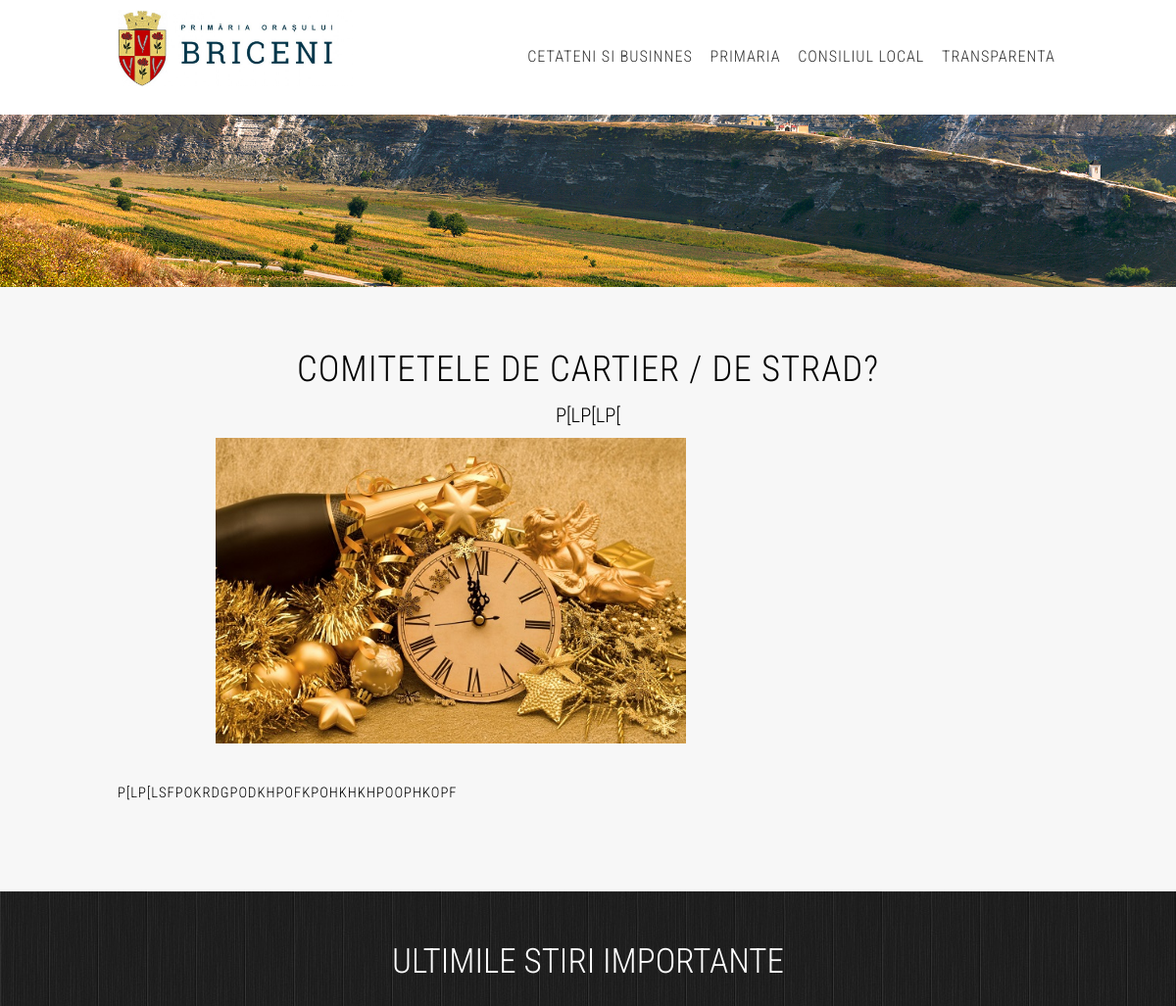
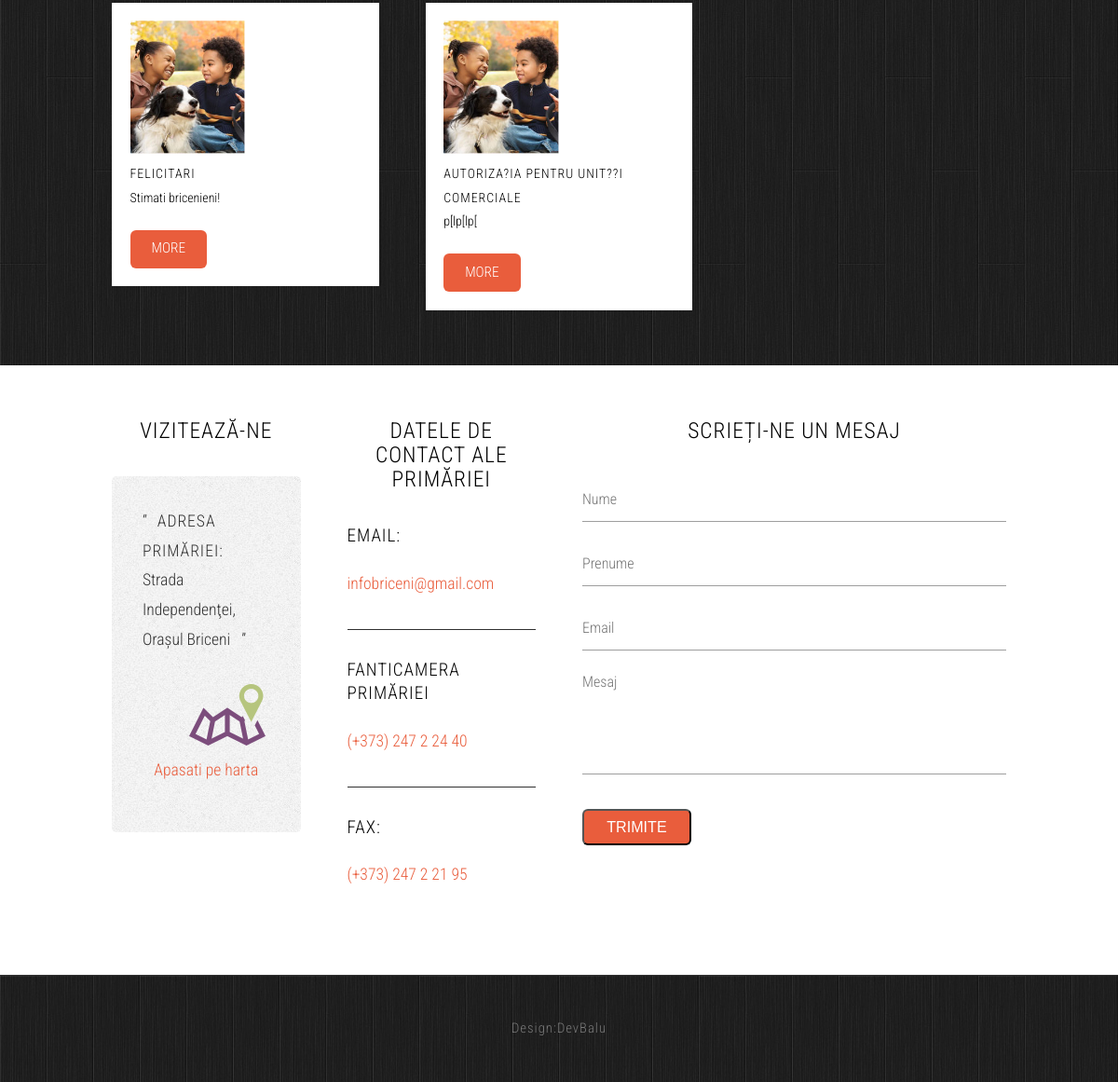
Screenshot of /post.php?id=5 with the database file from the repository (2 pictures, top to bottom).
### tables this page shows
CREATE TABLE `groups` (
  `id` int(11) NOT NULL,
  `name` varchar(255) NOT NULL,
  `thumbnail` blob NOT NULL
);

CREATE TABLE `posts` (
  `id` int(11) NOT NULL,
  `id_group` int(11) NOT NULL,
  `id_category` int(11) NOT NULL,
  `image_url` varchar(255) NOT NULL,
  `title` varchar(255) NOT NULL,
  `subtitle` varchar(255) NOT NULL,
  `content` text NOT NULL,
  `file_attach_url` varchar(255) NOT NULL,
  `created` int(11) NOT NULL,
  `updated` int(11) NOT NULL,
  `important` tinyint(1) DEFAULT NULL
);

### post.php (the view, shortened to what this page needs)
<?php
	include "php/connect.php";
	if (!empty($_GET['id'])) {
		$id = $_GET['id'];
		$result = mysqli_query($con, "SELECT p.* FROM posts p WHERE p.id = '$id'");
	}else{
		header('Location: /pb/index.php');
	}
	$post = $result->fetch_object();
 ?>
<!DOCTYPE HTML>
<html>
	<head>
		<?php include"components/head.php";?>
	</head>
	<body class="no-sidebar">
		<?php include "components/navbar.php"; ?>
		<div id="banner2">
		</div>
		<div id="page">
			<div id="main" class="container">
				<div class="row">
					<div class="12u">
						<section>
							<header>
								<h2 style="text-align:center; line-height: 50px;"><?php print $post->title; ?></h2>
								<span class="byline" style="text-align:center;"><?php print $post->subtitle; ?></span>
								<img src="post_images/orange.jpg" style="width: 50%; margin-left:100px;">
							</header>
							<h3><?php print $post->content; ?></h3>
						</section>
					</div>
				</div>
			</div>
		</div>
		<div id="featured">
			<div class="container">
				<p style="text-align:center; color:#fff; font-size:35px;">ULTIMILE STIRI IMPORTANTE</p>
				<div class="row">
				<?php
						$resultimp = mysqli_query($con, "
							SELECT p.* FROM posts p
							WHERE important = 1
							ORDER BY id DESC
							LIMIT 3
							");
						if ($resultimp) {
							while ($row = $resultimp->fetch_object()) {
								print '
									<section class="4u">
										<div class="box">
											<a href="/pb/post.php?id=' . $row->id .'">
												<img src="images/children.jpg" width="50%">
											</a>
											<h3>'.$row->title.'</h3>
											<p>'.$row->subtitle.'</p>
											<a href="/pb/post.php?id=' . $row->id . '&important" class="button">More</a>
										</div>
									</section>
								';
							}
						}
				 ?>
				</div>
			</div>
		</div>
		<?php include"components/footer.php"; ?>
		<div id="copyright" >
			<div class="container">
				Design: <a href="#">DevBalu</a>
			</div>
		</div>
	</body>
</html>

### components/navbar.php (shortened to what this page needs)
<div id="header">
	<div class="container">
			<div class="row">
				<a href="index.php"><div id="logo" class="3u"><img src="images/logo.jpg"></div></a>
			</div>
			<nav id="nav">
				<ul>
				<?php
					include "php/connect.php";
						$result = mysqli_query($con, "SELECT g.* FROM groups g");
						if ($result) {
							while ($row = $result->fetch_object()) {
								print '<li><a href="/pb/group.php?id=' . $row->id .'">'. $row->name .'</a></li>';
							}
						}
				?>
				</ul>
			</nav>
	</div>
</div>

### css/style.css (style rules this page uses)
body { background: rgba(221, 221, 221, 0.09); }
body,input,textarea,select { font-family: 'Roboto Condensed', sans-serif; font-weight: 300; font-size: 11pt; line-height: 1.75em; }
h1,h2,h3,h4,h5,h6 { letter-spacing: 1px; text-transform: uppercase; font-weight: 300; }
a { color: #ff0000; }
p, ul, ol, dl, table { margin-bottom: 1em; }
header { margin-bottom: 2em; line-height: 1.7em; }
header h2 { font-size: 2.5em; }
header .byline { display: block; margin: 0.5em 0 0 0; padding: 0 0 0.5em 0; text-transform: uppercase; font-size: 1.4em; }
section, article { margin-bottom: 3em; }
section > :last-child, article > :last-child { margin-bottom: 0; }
section:last-child, article:last-child { margin-bottom: 0; }
.row > section, .row > article { margin-bottom: 0; }
.button { position: relative; display: inline-block; margin-top: 0.5em; padding: 0.50em 1.5em; background: #e95d3c; border-radius: 6px; text-decoration: none; text-transform: uppercase; font-size: 1.1em; color: #FFF; -moz-transition: color 0.35s ease-in-out, background-color 0.35s ease-in-out; -webkit-transition: color 0.35s ease-in-out, background-color 0.35s ease-in-out; -o-transition: color 0.35s ease-in-out, background-color 0.35s ease-in-out; -ms-transition: color 0.35s ease-in-out, background-color 0.35s ease-in-out; transition: color 0.35s ease-in-out, background-color 0.35s ease-in-out; cursor: pointer; }
#header { position: relative; background: #FFF; }
#header .container { position: relative; padding: 4em 0em; }
#logo { position: absolute; left: 0em; top: 0.7em; }
#logo img { max-width: 100%; }
#nav { position: absolute; right: 0em; top: 2.2em; }
#nav > ul > li { float: left; }
#nav > ul > li:last-child { padding-right: 0; }
#nav > ul > li > a, #nav > ul > li > span { display: block; margin-left: 0.7em; padding: 0.80em 0.2em; letter-spacing: 0.06em; text-decoration: none; text-transform: uppercase; font-size: 1.1em; outline: 0; color: #333; }
#banner2 { position: relative; padding: 6em 0em; background: url(../images/slshow/sl4.jpg) no-repeat center; background-size: cover; color: #fff; }
#page { position: relative; background: rgba(221, 221, 221, 0.23); }
#main { border-top: 1px solid; border-color: rgba(0,0,0,.2); }
#copyright { background: #202020 url(images/img01.jpg) repeat; position: relative; padding: 3em 0em; border-top: 1px solid #303030; letter-spacing: 1px; text-align: center; color: rgba(255,255,255,.4); }
#copyright .container { display: -webkit-flex; display: -moz-flex; display: -ms-flex; display: -o-flex; display: flex; justify-content: center; }
#copyright a { text-decoration: none; color: rgba(255,255,255,.4) !important; }
#featured { position: relative; background: #202020 url(images/img01.jpg) repeat; }
#featured .box { background: #FFF; padding: 1.4em; font-size: 0.95em; }

### css/style-desktop.css (style rules this page uses)
body,input,textarea,select { font-size: 11pt; }
#page { padding: 1em 0em 6em 0em; }
#main { margin-top: 3em; border-top: none; }
#featured { padding: 4em 0em; }

### rows the page displays
groups: name "CETATENI SI BUSINNES"
groups: name "PRIMARIA"
groups: name "CONSILIUL LOCAL"
groups: name "TRANSPARENTA"
posts: title "COMITETELE DE CARTIER / DE STRAD?", subtitle "P[LP[LP[", content "P[LP[LSFPOKRDGPODKHPOFKPOHKHKHPOOPHKOPF"
posts: title "FELICITARI", subtitle "Stimati bricenieni!"
posts: title "AUTORIZA?IA PENTRU UNIT??I COMERCIALE", subtitle "p[lp[lp["
